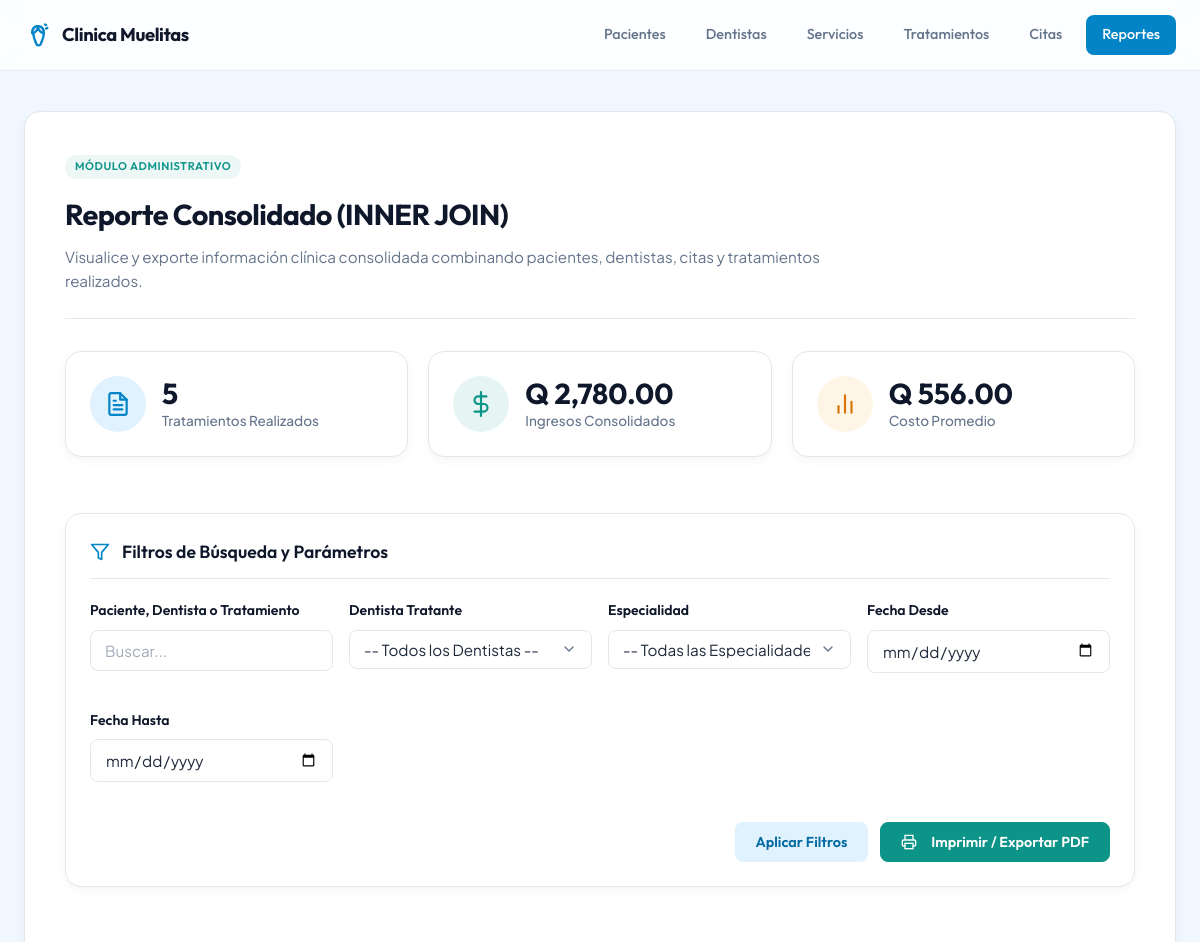
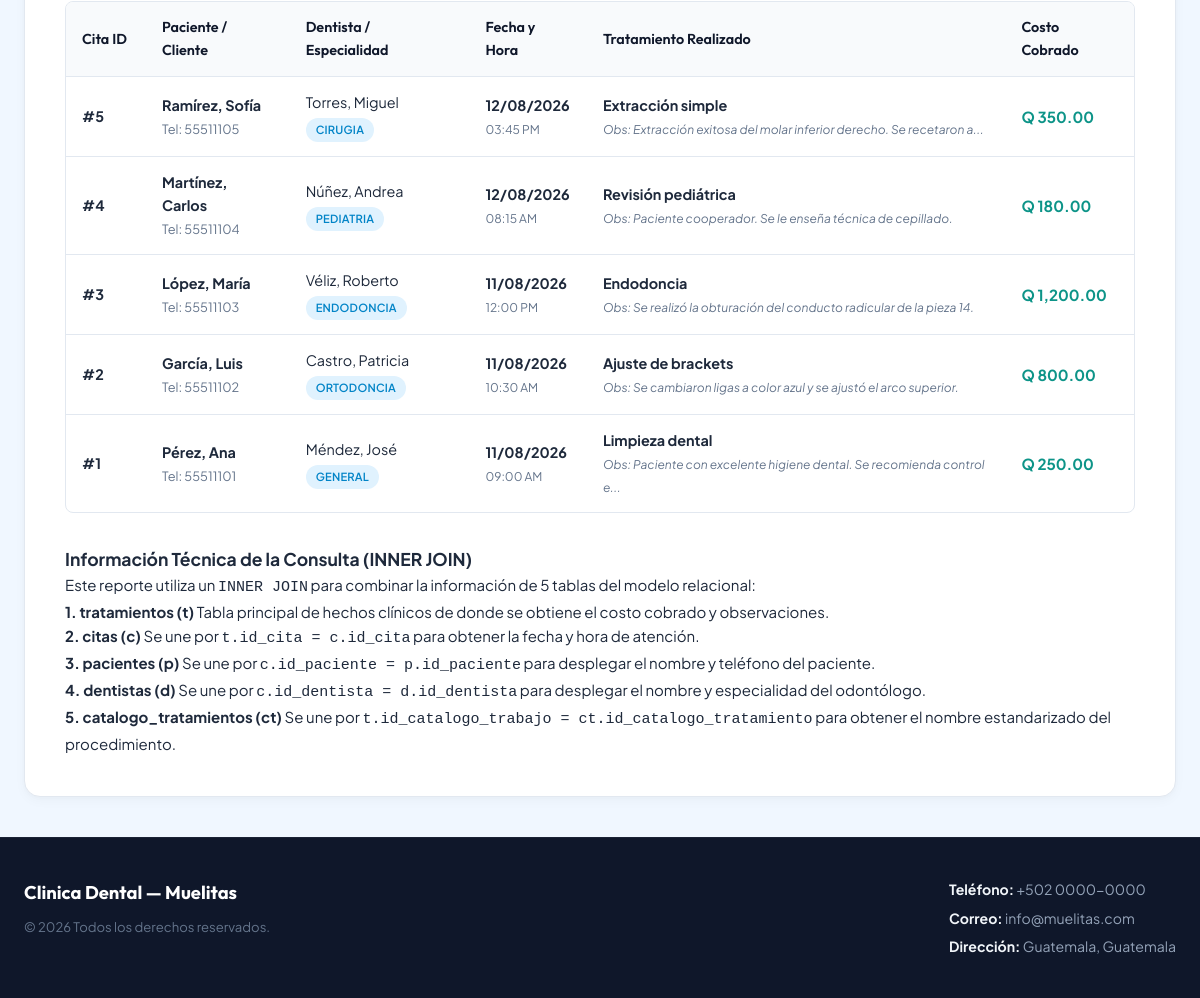
The app's page /reportes.php with its own data (2 pictures, top to bottom).
### tables this page shows
CREATE TABLE tratamientos (
	id_tratamiento INT AUTO_INCREMENT PRIMARY KEY,
	id_cita INT NOT NULL,
	id_catalogo_trabajo INT NOT NULL,  
	costo DECIMAL(10,2) NOT NULL DEFAULT 0.00,
	observaciones TEXT,
	CONSTRAINT fk_tratamientos_citas
		FOREIGN KEY (id_cita) REFERENCES citas (id_cita)
		ON UPDATE CASCADE
		ON DELETE CASCADE,  
	CONSTRAINT fk_tratamientos_catalogo
		FOREIGN KEY (id_catalogo_trabajo) REFERENCES catalogo_tratamientos (id_catalogo_tratamiento)
		ON UPDATE CASCADE
		ON DELETE RESTRICT,
	INDEX idx_tratamientos_id_cita (id_cita),
	INDEX idx_tratamientos_id_catalogo (id_catalogo_trabajo)
);

CREATE TABLE citas (
	id_cita INT AUTO_INCREMENT PRIMARY KEY,
	fecha_hora DATETIME NOT NULL DEFAULT CURRENT_TIMESTAMP,
	motivo VARCHAR(255) NOT NULL,
	estado ENUM('Pendiente', 'Confirmada', 'Cancelada', 'Atendida') NOT NULL DEFAULT 'Pendiente',
	id_paciente INT NOT NULL,
	id_dentista INT NOT NULL,
	CONSTRAINT fk_citas_pacientes
		FOREIGN KEY (id_paciente) REFERENCES pacientes (id_paciente)
		ON UPDATE CASCADE
		ON DELETE RESTRICT,
	CONSTRAINT fk_citas_dentistas
		FOREIGN KEY (id_dentista) REFERENCES dentistas (id_dentista)
		ON UPDATE CASCADE
		ON DELETE RESTRICT,
	INDEX idx_citas_id_paciente (id_paciente),
	INDEX idx_citas_id_dentista (id_dentista)
);

CREATE TABLE pacientes (
	id_paciente INT AUTO_INCREMENT PRIMARY KEY,
	nombre VARCHAR(100) NOT NULL,
	apellido VARCHAR(100) NOT NULL,
	telefono VARCHAR(20),
	correo VARCHAR(150),
	fecha_nacimiento DATE,
	direccion TEXT,
	activo TINYINT(1) NOT NULL DEFAULT 1
);

CREATE TABLE dentistas (
	id_dentista INT AUTO_INCREMENT PRIMARY KEY,
	nombre VARCHAR(100) NOT NULL,
	apellido VARCHAR(100) NOT NULL,
	especialidad ENUM('General', 'Ortodoncia', 'Endodoncia', 'Cirugia', 'Pediatria', 'Periodoncia', 'Protesis') NOT NULL,
	telefono VARCHAR(20),
	correo VARCHAR(150),
	activo TINYINT(1) NOT NULL DEFAULT 1
);

CREATE TABLE catalogo_tratamientos (
	id_catalogo_tratamiento INT AUTO_INCREMENT PRIMARY KEY,
	nombre_tratamiento VARCHAR(150) NOT NULL,
	descripcion_estandar TEXT,
	costo_estandar DECIMAL(10,2) NOT NULL DEFAULT 0.00
);

### reportes.php (the view, shortened to what this page needs)
<?php
require_once 'conexion.php';
$search = isset($_GET['search']) ? trim($_GET['search']) : '';
$fecha_desde = isset($_GET['fecha_desde']) ? trim($_GET['fecha_desde']) : '';
$fecha_hasta = isset($_GET['fecha_hasta']) ? trim($_GET['fecha_hasta']) : '';
$params = [];
$sql = "SELECT
            t.id_tratamiento,
            p.nombre AS pac_nombre,
            p.apellido AS pac_apellido,
            p.telefono AS pac_telefono,
            p.correo AS pac_correo,
            d.nombre AS den_nombre,
            d.apellido AS den_apellido,
            d.especialidad AS den_especialidad,
            c.id_cita,
            c.fecha_hora AS cita_fecha_hora,
            c.motivo AS cita_motivo,
            c.estado AS cita_estado,
            ct.nombre_tratamiento AS tratamiento_nombre,
            t.costo AS costo_aplicado,
            t.observaciones AS tratamiento_observaciones
        FROM tratamientos t
        INNER JOIN citas c ON t.id_cita = c.id_cita
        INNER JOIN pacientes p ON c.id_paciente = p.id_paciente
        INNER JOIN dentistas d ON c.id_dentista = d.id_dentista
        INNER JOIN catalogo_tratamientos ct ON t.id_catalogo_trabajo = ct.id_catalogo_tratamiento";
$sql .= " ORDER BY c.fecha_hora DESC, t.id_tratamiento DESC";
try {
    $stmt = $pdo->prepare($sql);
    $stmt->execute($params);
    $reportData = $stmt->fetchAll(PDO::FETCH_ASSOC);
} catch (\PDOException $e) {
    $error_msg = "Error al generar el reporte: " . $e->getMessage();
    $reportData = [];
}
$totalTratamientos = count($reportData);
$totalFacturado = 0;
$costoPromedio = 0;
if ($totalTratamientos > 0) {
    foreach ($reportData as $row) {
        $totalFacturado += floatval($row['costo_aplicado']);
    }
    $costoPromedio = $totalFacturado / $totalTratamientos;
}
include 'header.php';
?>
<main class="site-main">
    <div class="module-container">
        <header class="module-header">
            <div class="module-badge">
                Módulo Administrativo
            </div>
            <h2 class="module-title">
                Reporte Consolidado (INNER JOIN)
            </h2>
            <p class="module-subtitle">
                Visualice y exporte información clínica consolidada combinando pacientes, dentistas, citas y tratamientos realizados.
            </p>
        </header>
        <div class="kpi-grid">
            <div class="kpi-card">
                <div class="kpi-icon primary">
                </div>
                <div class="kpi-content">
                    <span class="kpi-value"><?php echo number_format($totalTratamientos); ?></span>
                    <span class="kpi-label">Tratamientos Realizados</span>
                </div>
            </div>
            <div class="kpi-card">
                <div class="kpi-icon accent">
                    <svg xmlns="http://www.w3.org/2000/svg" viewBox="0 0 24 24" fill="none" stroke="currentColor" stroke-width="2" stroke-linecap="round" stroke-linejoin="round">
                        <line x1="12" y1="1" x2="12" y2="23"/>
                        <path d="M17 5H9.5a3.5 3.5 0 0 0 0 7h5a3.5 3.5 0 0 1 0 7H6"/>
                    </svg>
                </div>
                <div class="kpi-content">
                    <span class="kpi-value">Q <?php echo number_format($totalFacturado, 2); ?></span>
                    <span class="kpi-label">Ingresos Consolidados</span>
                </div>
            </div>
            <div class="kpi-card">
                <div class="kpi-icon warning">
                    <svg xmlns="http://www.w3.org/2000/svg" viewBox="0 0 24 24" fill="none" stroke="currentColor" stroke-width="2" stroke-linecap="round" stroke-linejoin="round">
                        <line x1="18" y1="20" x2="18" y2="10"/>
                        <line x1="12" y1="20" x2="12" y2="4"/>
                        <line x1="6" y1="20" x2="6" y2="14"/>
                    </svg>
                </div>
                <div class="kpi-content">
                    <span class="kpi-value">Q <?php echo number_format($costoPromedio, 2); ?></span>
                    <span class="kpi-label">Costo Promedio</span>
                </div>
            </div>
        </div>
        <div class="filters-card">
            <div class="filters-header">
                <svg xmlns="http://www.w3.org/2000/svg" viewBox="0 0 24 24" fill="none" stroke="currentColor" stroke-width="2" stroke-linecap="round" stroke-linejoin="round">
                    <polygon points="22 3 2 3 10 12.46 10 19 14 21 14 12.46 22 3"/>
                </svg>
                <h3>Filtros de Búsqueda y Parámetros</h3>
            </div>
            <form method="GET" action="reportes.php">
                <div class="filters-form-grid">
                    <div class="form-group">
                        <label for="search">Paciente, Dentista o Tratamiento</label>
                        <input
                            type="text"
                            id="search"
                            name="search"
                            class="form-control"
                            placeholder="Buscar..."
                            value="<?php echo htmlspecialchars($search); ?>"
                        >
                    </div>
                    <div class="form-group">
                        <label for="id_dentista">Dentista Tratante</label>
                        <select id="id_dentista" name="id_dentista" class="form-control">
                            <option value="">-- Todos los Dentistas --</option>
                        </select>
                    </div>
                    <div class="form-group">
                        <label for="especialidad">Especialidad</label>
                        <select id="especialidad" name="especialidad" class="form-control">
                            <option value="">-- Todas las Especialidades --</option>
                        </select>
                    </div>
                    <div class="form-group">
                        <label for="fecha_desde">Fecha Desde</label>
                        <input
                            type="date"
                            id="fecha_desde"
                            name="fecha_desde"
                            class="form-control"
                            value="<?php echo htmlspecialchars($fecha_desde); ?>"
                        >
                    </div>
                    <div class="form-group">
                        <label for="fecha_hasta">Fecha Hasta</label>
                        <input
                            type="date"
                            id="fecha_hasta"
                            name="fecha_hasta"
                            class="form-control"
                            value="<?php echo htmlspecialchars($fecha_hasta); ?>"
                        >
                    </div>
                </div>
                <div class="filters-actions">
                    <button type="submit" class="btn btn-secondary">
                        Aplicar Filtros
                    </button>
                    <button type="button" class="btn btn-primary" onclick="window.print();" style="background-color: var(--accent); border-color: var(--accent);">
                        Imprimir / Exportar PDF
                    </button>
                </div>
            </form>
        </div>
        <div class="table-responsive">
            <table class="custom-table">
                <thead>
                    <tr>
                        <th style="width: 80px;">Cita ID</th>
                        <th>Paciente / Cliente</th>
                        <th>Dentista / Especialidad</th>
                        <th>Fecha y Hora</th>
                        <th>Tratamiento Realizado</th>
                        <th>Costo Cobrado</th>
                    </tr>
                </thead>
                <tbody>
                    <?php if (count($reportData) > 0): ?>
                        <?php foreach ($reportData as $row): ?>
                            <tr>
                                <td>
                                    <strong>#<?php echo htmlspecialchars($row['id_cita']); ?></strong>
                                </td>
                                <td>
                                    <strong><?php echo htmlspecialchars($row['pac_apellido'] . ', ' . $row['pac_nombre']); ?></strong>
                                    <br>
                                    <small style="color: var(--text-muted); font-size: 0.8rem;">
                                        Tel: <?php echo htmlspecialchars($row['pac_telefono'] ?: 'N/D'); ?>
                                    </small>
                                </td>
                                <td>
                                    <?php echo htmlspecialchars($row['den_apellido'] . ', ' . $row['den_nombre']); ?>
                                    <br>
                                    <span class="badge" style="background-color: var(--primary-light); color: var(--primary); font-size: 0.7rem; margin-top: 4px;">
                                        <?php echo htmlspecialchars($row['den_especialidad']); ?>
                                    </span>
                                </td>
                                <td>
                                    <strong><?php echo date('d/m/Y', strtotime($row['cita_fecha_hora'])); ?></strong>
                                    <br>
                                    <small style="color: var(--text-muted);">
                                        <?php echo date('h:i A', strtotime($row['cita_fecha_hora'])); ?>
                                    </small>
                                </td>
                                <td>
                                    <strong><?php echo htmlspecialchars($row['tratamiento_nombre']); ?></strong>
                                    <?php if (!empty($row['tratamiento_observaciones'])): ?>
                                        <br>
                                        <small style="color: var(--text-muted); font-style: italic;" title="<?php echo htmlspecialchars($row['tratamiento_observaciones']); ?>">
                                            Obs: <?php
                                            echo htmlspecialchars(strlen($row['tratamiento_observaciones']) > 65
                                                ? substr($row['tratamiento_observaciones'], 0, 62) . '...'
                                                : $row['tratamiento_observaciones']);
                                            ?>
                                        </small>
                                    <?php endif; ?>
                                </td>
                                <td>
                                    <strong style="color: var(--accent); font-size: 0.95rem;">
                                        Q <?php echo number_format($row['costo_applied'] = $row['costo_aplicado'], 2); ?>
                                    </strong>
                                </td>
                            </tr>
                        <?php endforeach; ?>
                    <?php endif; ?>
                </tbody>
            </table>
        </div>
        <section class="database-info">
            <h3>
                Información Técnica de la Consulta (INNER JOIN)
            </h3>
            <p>
                Este reporte utiliza un <code>INNER JOIN</code> para combinar la información de 5 tablas del modelo relacional:
            </p>
            <div class="fields-list">
                <div class="field-item">
                    <strong>1. tratamientos (t)</strong>
                    <span>Tabla principal de hechos clínicos de donde se obtiene el costo cobrado y observaciones.</span>
                </div>
                <div class="field-item">
                    <strong>2. citas (c)</strong>
                    <span>Se une por <code>t.id_cita = c.id_cita</code> para obtener la fecha y hora de atención.</span>
                </div>
                <div class="field-item">
                    <strong>3. pacientes (p)</strong>
                    <span>Se une por <code>c.id_paciente = p.id_paciente</code> para desplegar el nombre y teléfono del paciente.</span>
                </div>
                <div class="field-item">
                    <strong>4. dentistas (d)</strong>
                    <span>Se une por <code>c.id_dentista = d.id_dentista</code> para desplegar el nombre y especialidad del odontólogo.</span>
                </div>
                <div class="field-item">
                    <strong>5. catalogo_tratamientos (ct)</strong>
                    <span>Se une por <code>t.id_catalogo_trabajo = ct.id_catalogo_tratamiento</code> para obtener el nombre estandarizado del procedimiento.</span>
                </div>
            </div>
        </section>
    </div>
</main>
<?php include 'footer.php'; ?>

### records on screen
tratamientos: id_cita.id_cita "5", pacientes.apellido+nombre "Ramírez, Sofía", pacientes.telefono "55511105", dentistas.apellido+nombre "Torres, Miguel", dentistas.especialidad "CIRUGIA", id_cita.fecha_hora "12/08/2026", id_cita.fecha_hora "03:45 PM", id_catalogo_trabajo.nombre_tratamiento "Extracción simple", observaciones "Extracción exitosa del molar inferior derecho. Se recetaron a...", costo_aplicado "350.00"
tratamientos: id_cita.id_cita "4", pacientes.apellido+nombre "Martínez, Carlos", pacientes.telefono "55511104", dentistas.apellido+nombre "Núñez, Andrea", dentistas.especialidad "PEDIATRIA", id_cita.fecha_hora "12/08/2026", id_cita.fecha_hora "08:15 AM", id_catalogo_trabajo.nombre_tratamiento "Revisión pediátrica", observaciones "Paciente cooperador. Se le enseña técnica de cepillado.", costo_aplicado "180.00"
tratamientos: id_cita.id_cita "3", pacientes.apellido+nombre "López, María", pacientes.telefono "55511103", dentistas.apellido+nombre "Véliz, Roberto", dentistas.especialidad "ENDODONCIA", id_cita.fecha_hora "11/08/2026", id_cita.fecha_hora "12:00 PM", id_catalogo_trabajo.nombre_tratamiento "Endodoncia", observaciones "Se realizó la obturación del conducto radicular de la pieza 14.", costo_aplicado "1,200.00"
tratamientos: id_cita.id_cita "2", pacientes.apellido+nombre "García, Luis", pacientes.telefono "55511102", dentistas.apellido+nombre "Castro, Patricia", dentistas.especialidad "ORTODONCIA", id_cita.fecha_hora "11/08/2026", id_cita.fecha_hora "10:30 AM", id_catalogo_trabajo.nombre_tratamiento "Ajuste de brackets", observaciones "Se cambiaron ligas a color azul y se ajustó el arco superior.", costo_aplicado "800.00"
tratamientos: id_cita.id_cita "1", pacientes.apellido+nombre "Pérez, Ana", pacientes.telefono "55511101", dentistas.apellido+nombre "Méndez, José", dentistas.especialidad "GENERAL", id_cita.fecha_hora "11/08/2026", id_cita.fecha_hora "09:00 AM", id_catalogo_trabajo.nombre_tratamiento "Limpieza dental", observaciones "Paciente con excelente higiene dental. Se recomienda control e...", costo_aplicado "250.00"

### other values on screen
$totalTratamientos "5"
$totalFacturado "2,780.00"
$costoPromedio "556.00"
$projectName "Clinica Dental — Muelitas"
$phone "+502 0000-0000"
$email "info@muelitas.com"
$address "Guatemala, Guatemala"
